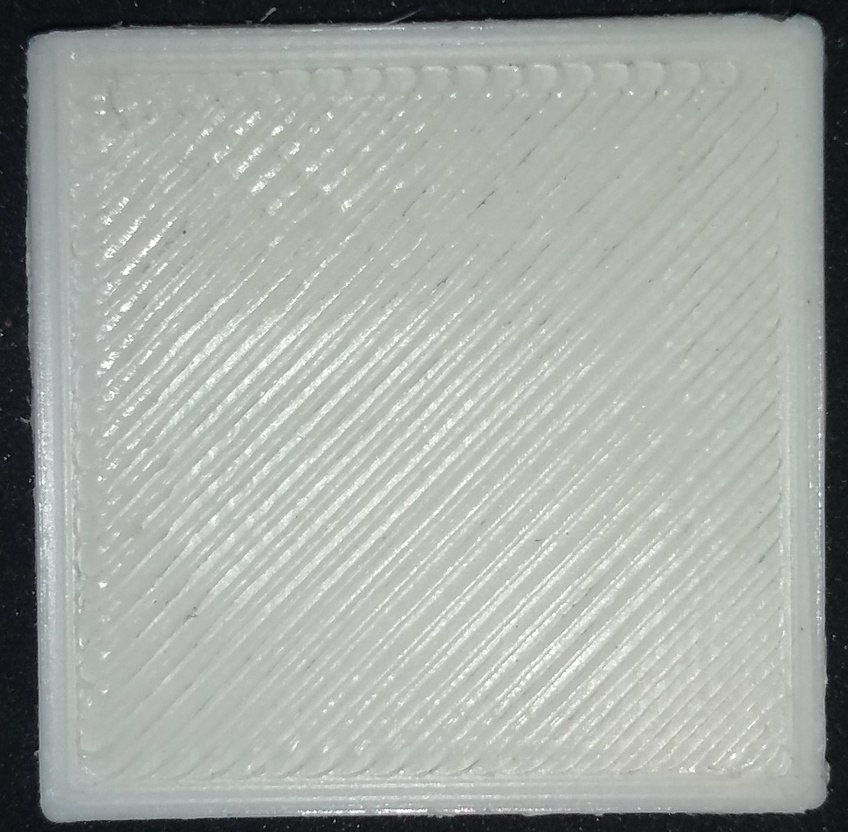
#> input picture amostras-mes1/1.jpg, 848 x 832 px, shrunk from 1449 x 1421 before the run
$ jupyter execute --allow-errors Cortador_de_pizza.ipynb
#> lines starting #> are read from the running program, lines starting #| are printed output that depends on the picture; long printed decimals are rounded
# Determinando a área de silhueta de objetos por contagem de pixels.

O propósito deste notebook é determinar a área de silhueta de certos objetos
a partir da contagem de pixels de imagens deles tiradas a distâncias específicas.

O método consiste em contar os pixels de um objeto de áera conhecida
(na mesma distância que todos os outros objetos) e assim determinar a área por pixel nessa distância,
visto que a área por pixel $ A_p = A / \#pixels $.

As amostras tiveram seus tamanhos iniciais medidos, apresentando $ 2,600 \pm 0,005 cm $, portanto uma área de $ 6,760 \pm 0,007 cm^2 $. Todas as fotos foram tiradas à $ 6,690 \pm 0,005 cm $.

## Testes preliminares

Para a contagem de pixels, vamos excluir todos so pixels da imagem abaixo de certa luminosidade, já que as amostras foram tiradas num fundo preto. Desta forma, vamos usar a classe Image do pacote PIL para manipular os pixels, Numpy para manipular os valores e Matplotlib para termos ideia de qual valor usar como limite de luminsodiade.

[cell 1]
from PIL import Image
from matplotlib import pyplot as plt
import numpy as np

Depois criamos uma função para abrir as imagens e retornar uma array com a contagem de pixels em cada tom. Então fazemos um gráfico do resultado.

[cell 2]
def contar_tons(file):
#> called with file = 'amostras-mes1/1.jpg'
    arr = np.zeros(256)  # cria uma array de 256 zeros, para cada tom de cinza
    with Image.open(file).convert('L') as img_g:  # abre o arquivo e converte para escala de cinza
        largura, altura = img_g.size
#> largura = 848; altura = 832

        for x in np.arange(largura):
            for y in np.arange(altura):
                luminosidade = img_g.getpixel((int(x), int(y)))
                arr[luminosidade] += 1
#> after the loop, arr = 256 values, max 22270 at index 180, min 2 at index 2, mean 2756

    return arr

[cell 3]
plt.plot(np.arange(256), contar_tons('amostras-mes1/1.jpg'))
plt.title('Contagem de pixels por valor de luminosidade')
plt.xlabel('Valor de luminosidade')
plt.ylabel('# de pixels')
plt.show()
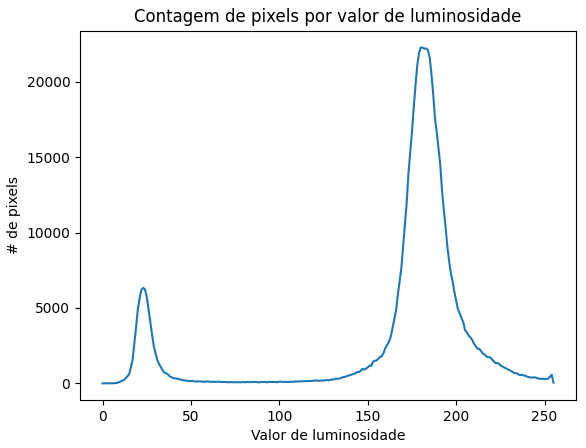
#> figure drawn by matplotlib, 1 panel; curve peaks at x = 180, y = 22270

Rodando o teste acima é possível escolher um valor específico de luminosidade para a imagem e dividir claramente o preto do branco. O valor escolhido será 100.

Podemos aplicar um filtro que torne todos os pixels mais escuros que 100 como vermelhos na imagem para identificar como manchas na amostra são tratadas.

[cell 4]
with Image.open('amostras-mes1/1.jpg').convert('L') as img_bw:
    img_rgb = img_bw.convert('RGB')
    largura, altura = img_bw.size
#> largura = 848; altura = 832

    for x in np.arange(largura):
        for y in np.arange(altura):
            if img_bw.getpixel((int(x), int(y))) < 75:
                img_rgb.putpixel((int(x), int(y)), (255, 0, 0))
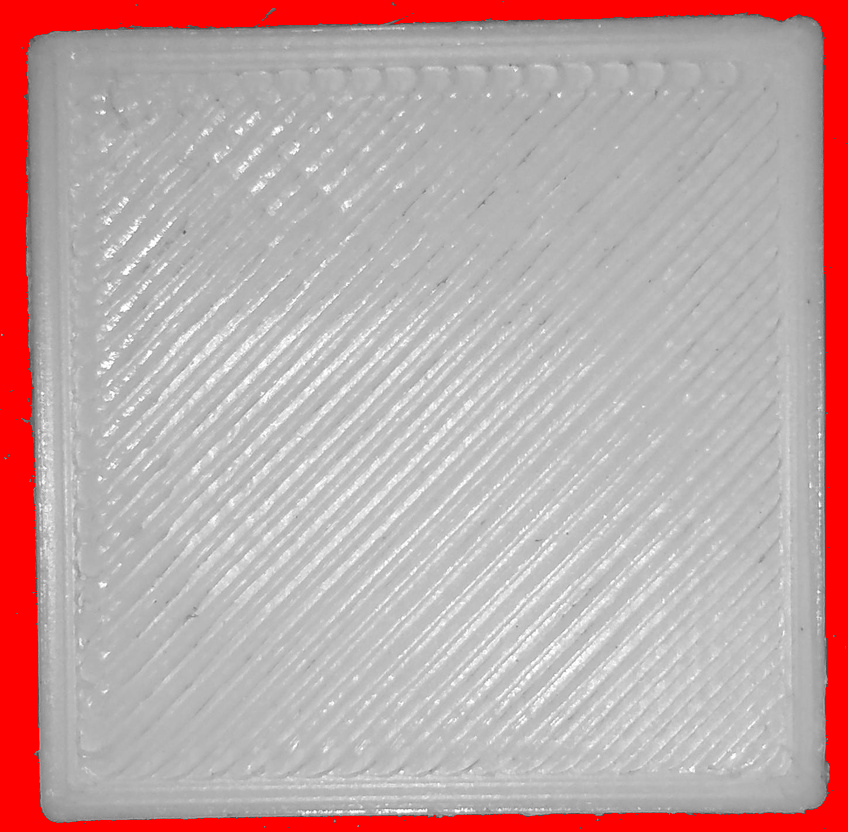
#> img_rgb: PIL image 848x832 RGB; mean R, G, B 191.7, 164.2, 164.2

    display(img_rgb)

Como se vê, nenhum pixel interno da amostra está vermelho. Entretanto, ruído externo à amostra foi capitado, mas por ser em quantidades relativamente desprezíveis, não serão tomadas ações para resolver isso.

## Executando a contagem

Dando procedimento ao procesos de contagem, o próximo passo é contar os píxels de todas as imagens da pasta `amostras-mes1`. Primeiro fazemos uma lista de todos os arquivos a serem processados.

[cell 5]
arquivos_mes1 = ['1.jpg', '2.jpg', '3.jpg',
                 'AL1.jpg', 'AL2.jpg', 'AL3.jpg',
                 'AS1.jpg', 'AS2.jpg', 'AS3.jpg',
                 'M1.jpg', 'M2.jpg', 'M3.jpg',
                 'R1.jpg', 'R2.jpg', 'R3.jpg',
                 'S1.jpg', 'S2.jpg', 'S3.jpg',
                 'V1.jpg', 'V2.jpg', 'V3.jpg']

Em seguida, fazemos uma função para contar os pixels acima de certo tom e retornar apenas um inteiro com a quantidade. Será uma adaptação da função `contar_tons()`.

[cell 6]
def contar(file, minimo):
#> called with file = 'amostras-mes1/AL1.jpg', minimo = 100
    count = 0
    with Image.open(file).convert('L') as img_g:  # abre o arquivo e converte para escala de cinza
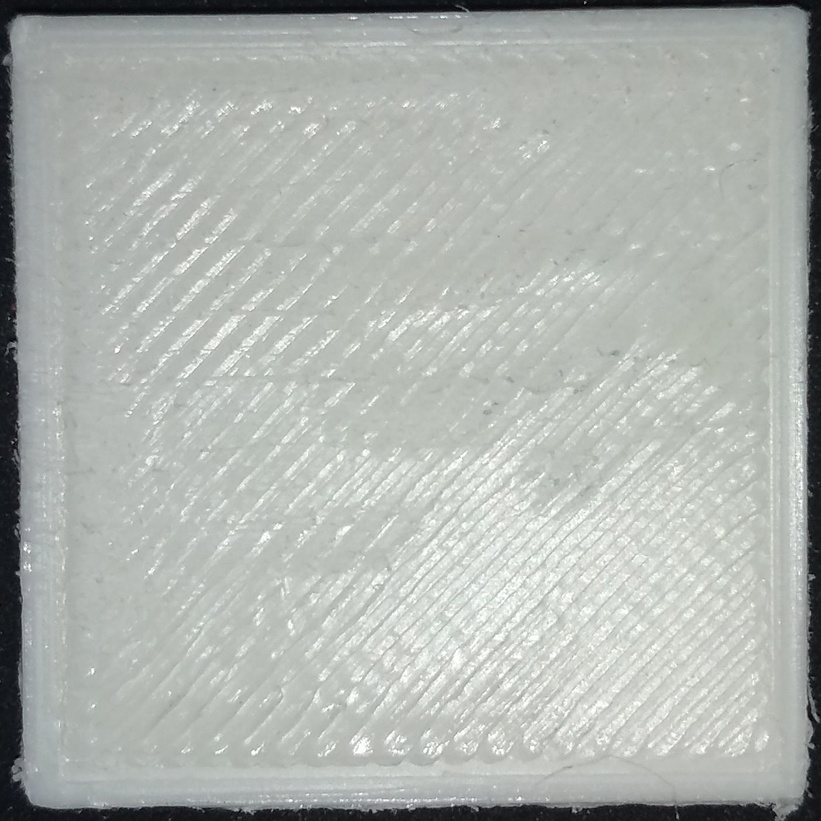
#> input picture amostras-mes1/AL1.jpg, 821 x 821 px, shrunk from 1403 x 1403 before the run
#> img_g: PIL image 821x821 L
        largura, altura = img_g.size
#> largura = 821; altura = 821

        for x in np.arange(largura):
            for y in np.arange(altura):
                luminosidade = img_g.getpixel((int(x), int(y)))
                if luminosidade > minimo:
                    count += 1  # adiciona um pixel à contagem total
#> after the loop, count = 628779
#> pass 2 of the loop `for i in range(18):`:
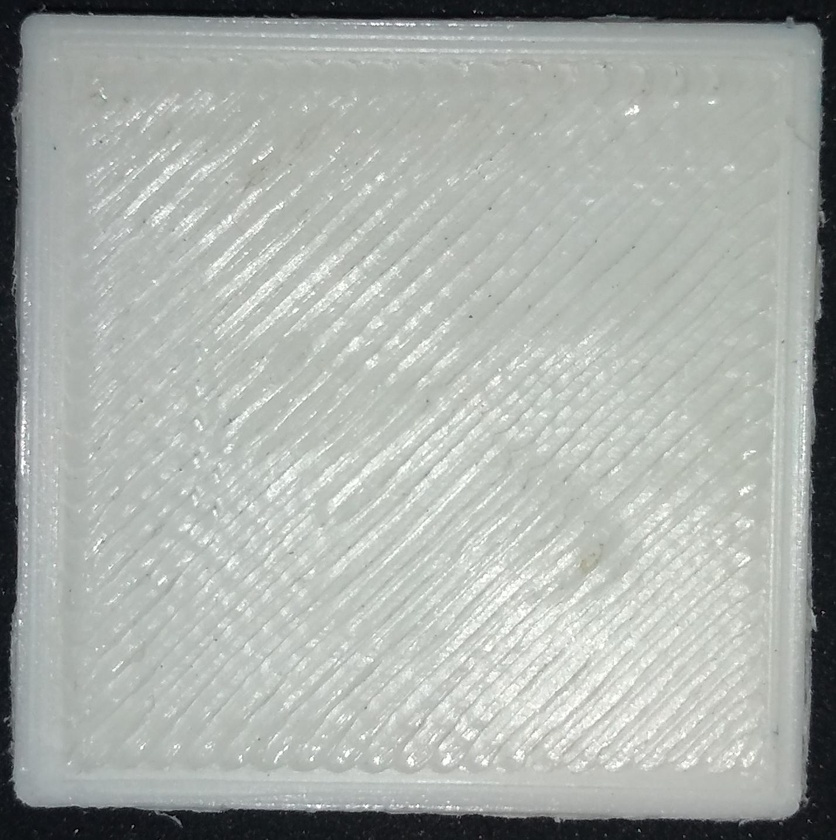
#> input picture amostras-mes1/AL2.jpg, 836 x 840 px, shrunk from 1428 x 1435 before the run
#> after the loop in contar (call 2), `for x in np.arange(largura):`: count = 633376
#> pass 3 of the loop `for i in range(18):`:
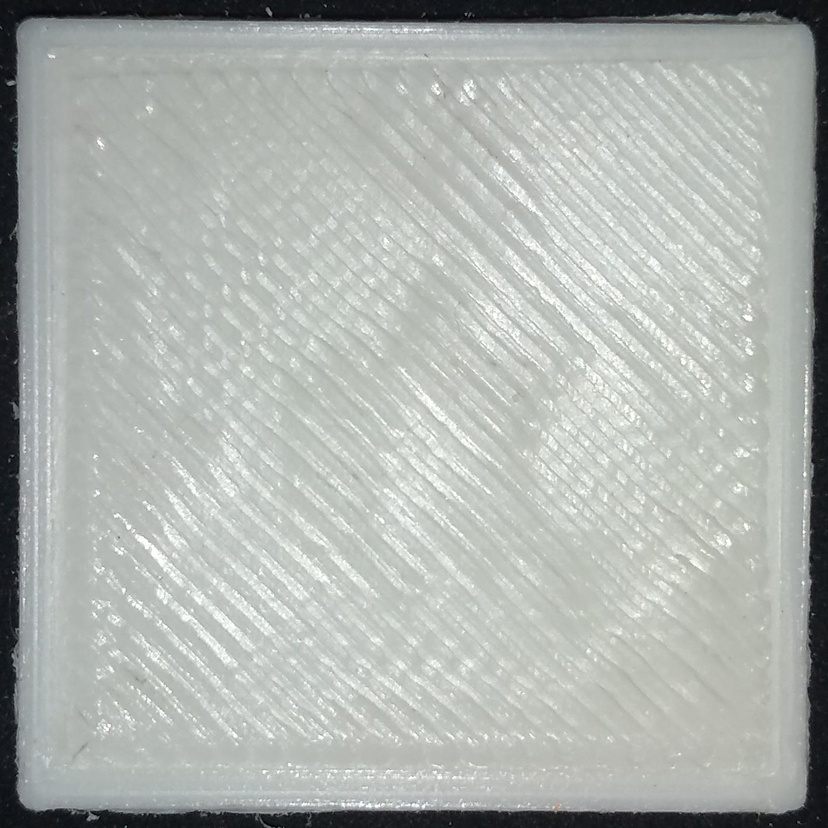
#> input picture amostras-mes1/AL3.jpg, 828 x 828 px, shrunk from 1414 x 1414 before the run
#> after the loop in contar (call 3), `for x in np.arange(largura):`: count = 627244

    return count

Por fim pomos em prática, com um loop para cada imagem da lista acima, exceto `1.jpg`, `2.jpg` e `3.jpg`, que servirão de teste do cálculo de área.

[cell 7]
counts = np.empty(18)  # lista de contagens, para 18 elementos (21 - 3)
#> (the rest of this cell did not finish here and is left out)

## Determinação da área de cada píxel

Analizando os dados temos que:

[cell 8]
media = np.mean(counts)
#> media = 104966.6
desvio_padrao = np.std(counts)

print(media, desvio_padrao, desvio_padrao / media)
#| 104966.611 234714.888 2.236

O que quer dizer que a contagem de pixels por amostra é $ 1829304 \pm 36577 pixels $. Destaca-se que o desvio padrão é de aproximadamente $2\%$ do valor medido.

Assim, retomando o explicado na introdução, sabemos que $ A_p = A / \#pixels $, onde:

$ A = 6,760 \pm 0,007 cm^2 $

$ \#pixels = 1829304 \pm 36577 $

Dessa forma, conclúi-se que $ A_p = (3,695\pm0,078) \times 10^{-6} cm^2/pixel $

## Testando resultados nas amostra de teste

Na etapa de conategm, os arquivos `1.jpg`, `2.jpg` e `3.jpg` foram deixados de lado, para que fossem contados e testados posteriormente. Neste etapa iremos contar os píxels e multiplicar pela área por pixel determinada e assim estipular a área, comparando com o valor empírico.

[cell 9]
counts_test = np.empty(3)
for i in range(3):
    counts_test[i] = contar('amostras-mes1/' + arquivos_mes1[i], 100)  # conta os pixels das 3 imagens
#> pass 2 of the loop `for i in range(3):`:
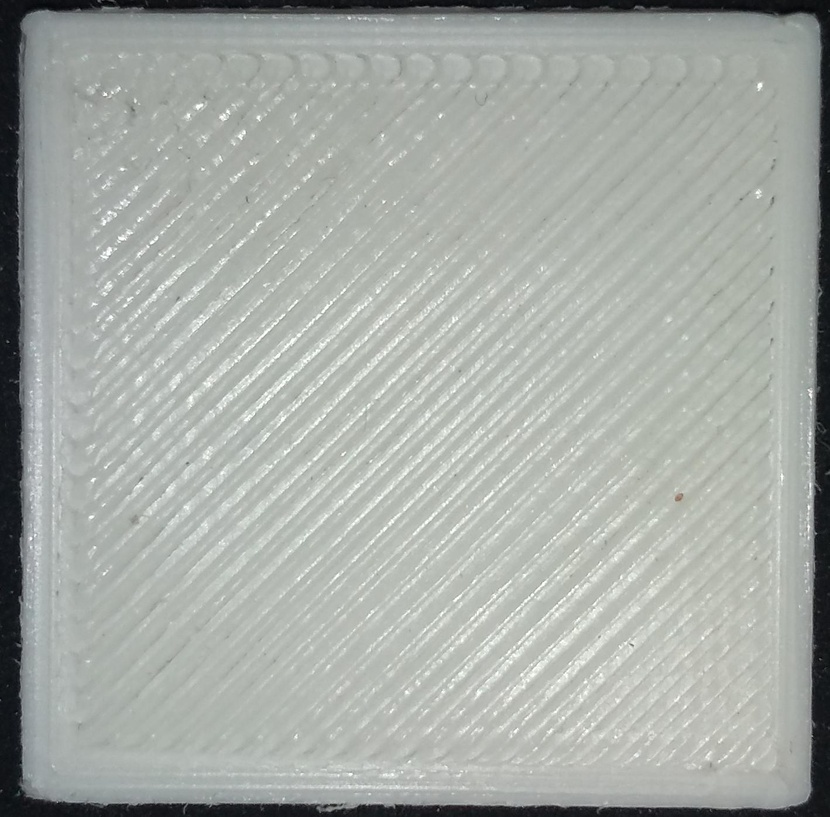
#> input picture amostras-mes1/2.jpg, 830 x 817 px, shrunk from 1418 x 1395 before the run
#> after the loop in contar (call 6), `for x in np.arange(largura):`: count = 628532
#> pass 3 of the loop `for i in range(3):`:
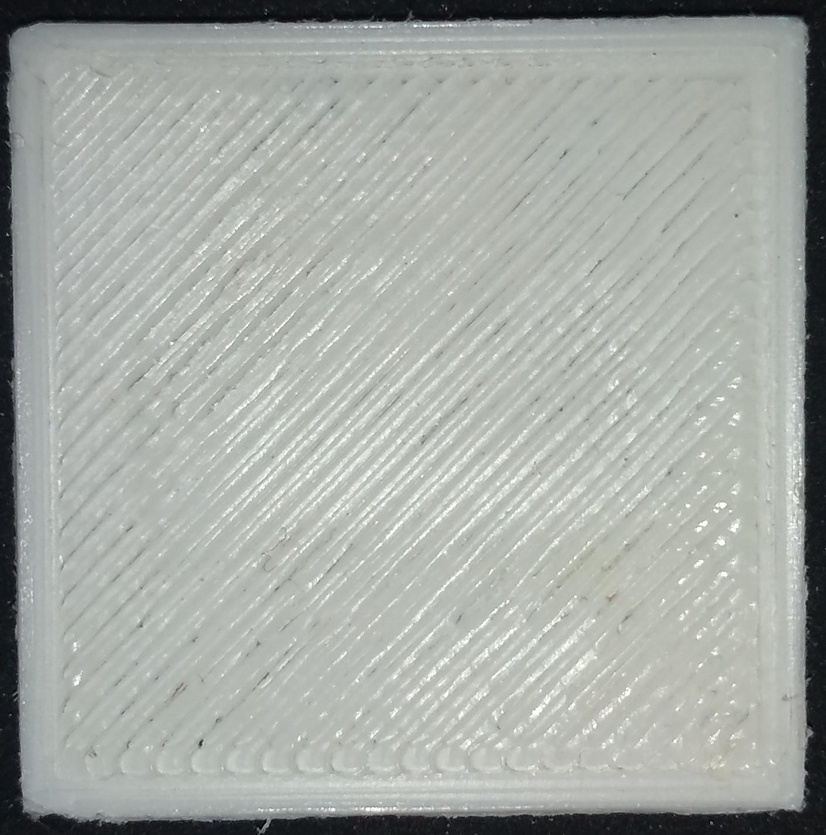
#> input picture amostras-mes1/3.jpg, 826 x 835 px, shrunk from 1411 x 1426 before the run
#> after the loop in contar (call 7), `for x in np.arange(largura):`: count = 628174
